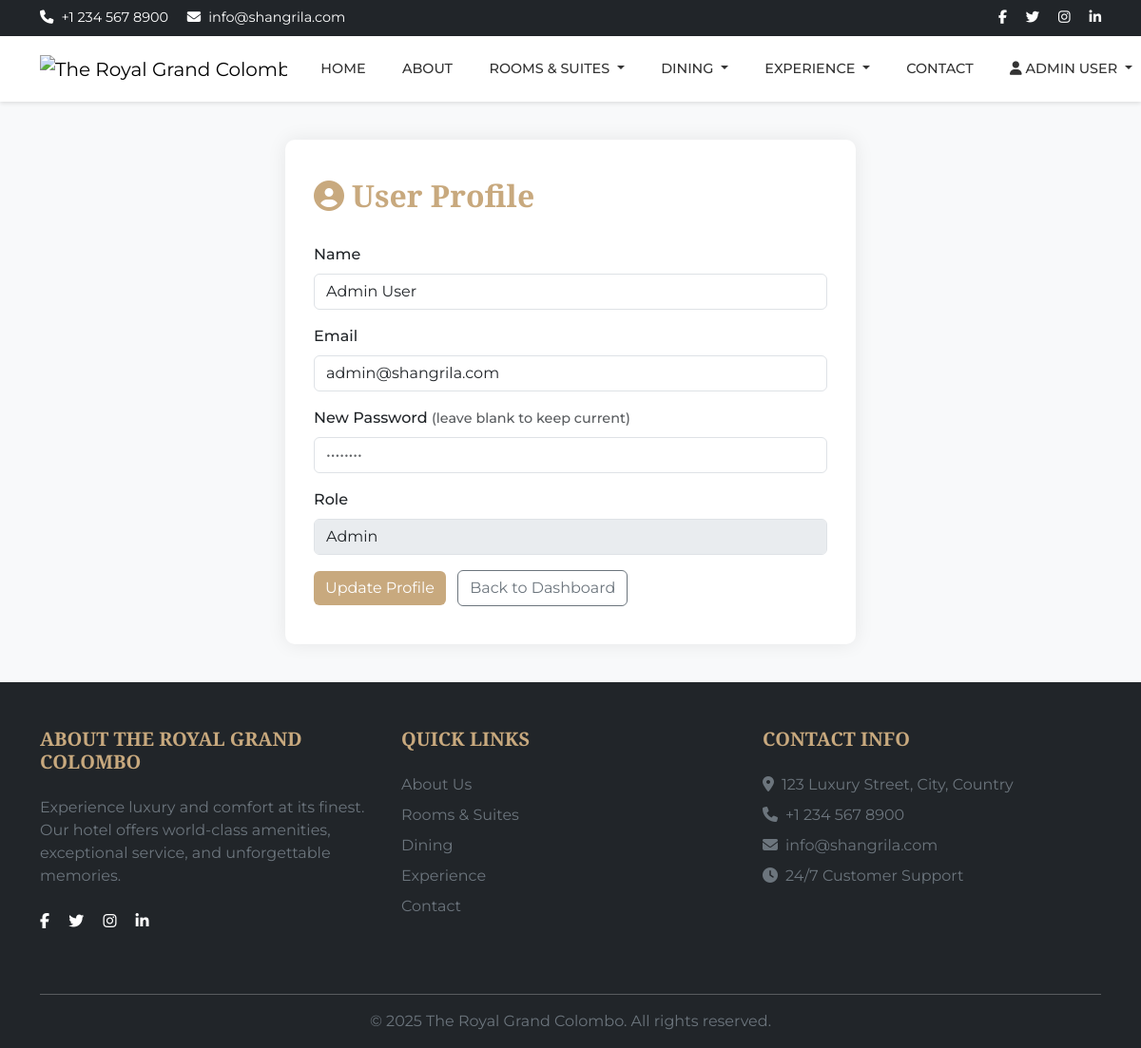
Screenshot of /user/profile.php (signed in) with the database file from the repository.
### tables this page shows
CREATE TABLE `users` (
  `id` int(11) NOT NULL,
  `name` varchar(100) NOT NULL,
  `email` varchar(100) NOT NULL,
  `password` varchar(255) NOT NULL,
  `role` enum('user','admin') DEFAULT 'user',
  `created_at` timestamp NOT NULL DEFAULT current_timestamp()
);

### user/profile.php (the view, shortened to what this page needs)
<?php
require_once '../config/database.php';
$user_id = $_SESSION['user_id'];
$stmt = $conn->prepare("SELECT name, email, role FROM users WHERE id=?");
$stmt->bind_param('i', $user_id);
$stmt->execute();
$stmt->bind_result($name, $email, $role);
?>
<!DOCTYPE html>
<html lang="en">
<head>
    <link href="https://cdn.jsdelivr.net/npm/bootstrap@5.3.2/dist/css/bootstrap.min.css" rel="stylesheet">
    <link rel="stylesheet" href="https://cdnjs.cloudflare.com/ajax/libs/font-awesome/6.5.1/css/all.min.css">
</head>
<body>
    <?php include '../includes/navbar.php'; ?>
    <div class="container">
        <div class="profile-container">
            <h2 class="profile-title"><i class="fas fa-user-circle me-2"></i>User Profile</h2>
            <form method="POST" action="">
                <div class="mb-3">
                    <label class="form-label">Name</label>
                    <input type="text" class="form-control" name="name" value="<?php echo htmlspecialchars($name); ?>" required>
                </div>
                <div class="mb-3">
                    <label class="form-label">Email</label>
                    <input type="email" class="form-control" name="email" value="<?php echo htmlspecialchars($email); ?>" required>
                </div>
                <div class="mb-3">
                    <label class="form-label">New Password <span class="text-muted" style="font-size:0.9em;">(leave blank to keep current)</span></label>
                    <input type="password" class="form-control" name="password" placeholder="••••••••">
                </div>
                <div class="mb-3">
                    <label class="form-label">Role</label>
                    <input type="text" class="form-control" value="<?php echo htmlspecialchars(ucfirst($role)); ?>" disabled>
                </div>
                <button type="submit" class="btn btn-primary">Update Profile</button>
                <a href="dashboard.php" class="btn btn-outline-secondary ms-2">Back to Dashboard</a>
            </form>
        </div>
    </div>
    <?php include '../includes/footer.php'; ?>
</body>
</html>

### user/profile.php (style rules this page uses)
body { font-family: 'Montserrat', sans-serif; background: #f8f9fa; }
.profile-container { max-width: 600px; margin: 40px auto; background: #fff; border-radius: 10px; box-shadow: 0 0 20px rgba(0,0,0,0.08); padding: 40px 30px; }
.profile-title { font-family: 'Playfair Display', serif; font-weight: 600; color: #c8a97e; margin-bottom: 30px; }
.form-label { font-weight: 500; }
.btn-primary { background: #c8a97e; border: none; }

### rows the page displays
users: name "Admin User", email "admin@shangrila.com", role "Admin"

### other values shown
$_SESSION['user_name'] "ADMIN USER"
